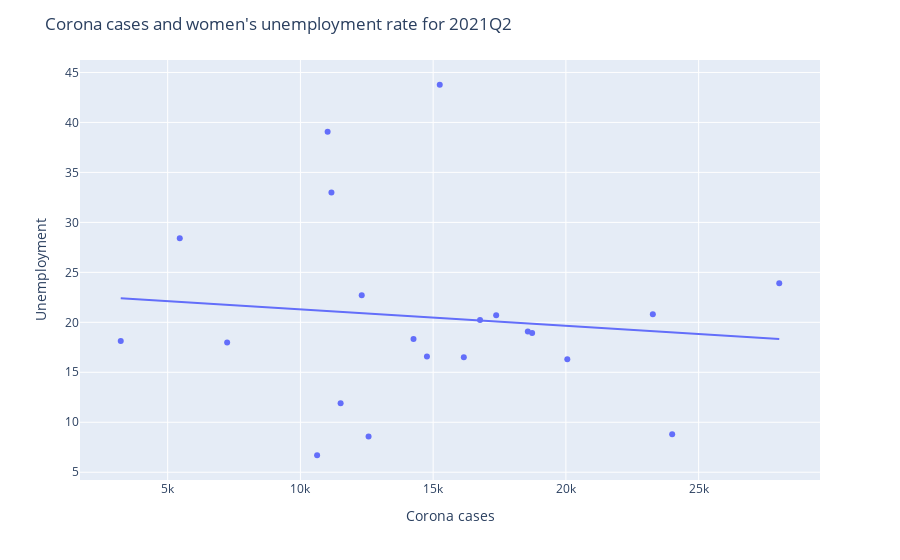

The code cell stored with this chart in its notebook:
### Code cell
# creating scatterplot
fig = px.scatter(data_frame=data3, x='Corona', y='unwomen', trendline="ols")

# customizing layout
fig.update_layout(
    title="Corona cases and women's unemployment rate for 2021Q2",
    xaxis_title='Corona cases',
    yaxis_title='Unemployment'
)

# show scatterplot
fig.show()

### Figure 1 — Plotly figure (JSON) as saved in the notebook; plotly's stock layout.template omitted (floating-point values rounded to 4 significant figures)
{"data": [{"hovertemplate": "Corona=%{x}<br>unwomen=%{y}<extra></extra>", "legendgroup": "", "marker": {"color": "#636efa", "symbol": "circle"}, "mode": "markers", "name": "", "orientation": "v", "showlegend": false, "type": "scatter", "x": [11510.0, 17370.0, 12570.0, 10790.0, 18570.0, 3232.0, 16770.0, 10630.0, 15250.0, 16160.0, 7240.0, 11170.0, 18730.0, 23280.0, 14260.0, 24000.0, 14770.0, 5456.0, 12310.0, 20050.0, 11030.0, 28040.0], "xaxis": "x", "y": [11.9, 20.7, 8.57, null, 19.07, 18.13, 20.23, 6.7, 43.77, 16.5, 17.97, 33, 18.93, 20.8, 18.33, 8.8, 16.57, 28.4, 22.7, 16.3, 39.07, 23.9], "yaxis": "y"}, {"hovertemplate": "<b>OLS trendline</b><br>unwomen = -0.000165013 * Corona + 22.947<br>R<sup>2</sup>=0.011716<br><br>Corona=%{x}<br>unwomen=%{y} <b>(trend)</b><extra></extra>", "legendgroup": "", "marker": {"color": "#636efa", "symbol": "circle"}, "mode": "lines", "name": "", "showlegend": false, "type": "scatter", "x": [3232.0, 5456.0, 7240.0, 10630.0, 11030.0, 11170.0, 11510.0, 12310.0, 12570.0, 14260.0, 14770.0, 15250.0, 16160.0, 16770.0, 17370.0, 18570.0, 18730.0, 20050.0, 23280.0, 24000.0, 28040.0], "xaxis": "x", "y": [22.41, 22.05, 21.75, 21.19, 21.13, 21.1, 21.05, 20.92, 20.87, 20.59, 20.51, 20.43, 20.28, 20.18, 20.08, 19.88, 19.86, 19.64, 19.11, 18.99, 18.32], "yaxis": "y"}], "layout": {"legend": {"tracegroupgap": 0}, "margin": {"t": 60}, "title": {"text": "Corona cases and women's unemployment rate for 2021Q2"}, "xaxis": {"anchor": "y", "domain": [0, 1], "title": {"text": "Corona cases"}}, "yaxis": {"anchor": "x", "domain": [0, 1], "title": {"text": "Unemployment"}}}}
